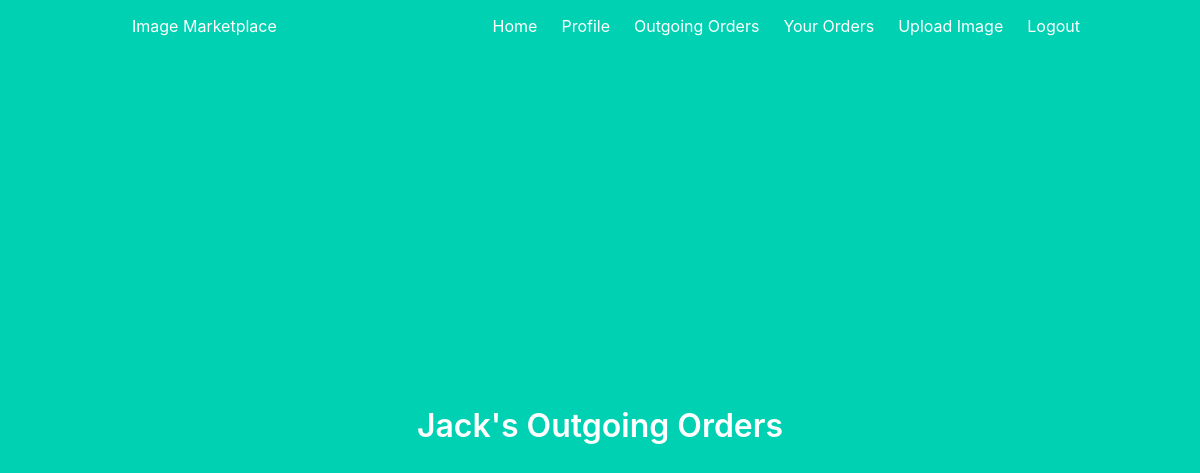
Page /outgoing (signed in) on the earlier database version.
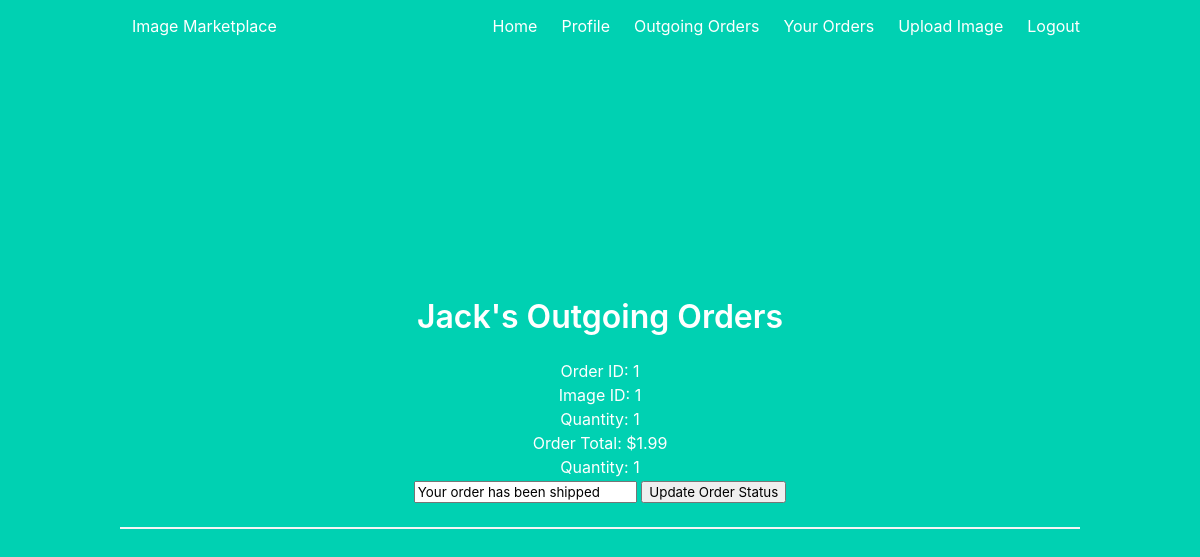
Same page on the later database version.
### models.py (models this page shows)
class Orders(db.Model):
    __tablename__ = "orders"
    orderId = db.Column(db.Integer, primary_key=True)  # primary keys are required by SQLAlchemy
    orderDate = db.Column(db.Date, default=datetime.datetime.now)
    status = db.Column(db.String(100))
    price = db.Column(db.Integer)
    quantity = db.Column(db.Integer)
    imageId = db.Column(db.Integer, ForeignKey('images.imageId'))
    buyerId = db.Column(db.Integer, ForeignKey('user.id'))
    sellerId = db.Column(db.Integer, ForeignKey('user.id'))
    buyer = relationship("User", foreign_keys=[buyerId])
    seller = relationship("User", foreign_keys=[sellerId])

### main.py (the view)
@main.route('/outgoing')
@login_required
def outgoing():
    outgoing_orders = db.session.query(Orders).filter_by(sellerId=current_user.id)
    return render_template('outgoing.html', name=current_user.name, posts=outgoing_orders)

### __init__.py (called while the page is built)
def create_app():
    app = Flask(__name__)
    app.config['SECRET_KEY'] = 'asdfgafdgafh'
    app.config['SQLALCHEMY_DATABASE_URI'] = 'sqlite:///db.sqlite'
    db.init_app(app)
    login_manager = LoginManager()
    login_manager.login_view = 'auth.login'
    login_manager.init_app(app)
    from .models import User
    @login_manager.user_loader
    def load_user(user_id):
        return User.query.get(int(user_id))
    from .auth import auth as auth_blueprint
    app.register_blueprint(auth_blueprint)
    from .main import main as main_blueprint
    app.register_blueprint(main_blueprint)
    return app

### templates/outgoing.html
{% extends "base.html" %}
{% block content %}
<h1 class="title">
  {{ name }}'s Outgoing Orders
</h1>
{% for post in posts %}
            <div>
                <p>Order ID: {{ post['orderId'] }}</p>
                <a href="{{ url_for('main.post', image_id=post.imageId) }}">Image ID: {{ post.imageId }} </a>
                <p>Quantity: {{ post['quantity'] }}</p>
                <p>Order Total: ${{ post['price'] }}</p>
                <p>Quantity: {{ post['quantity'] }}</p>
                <div>
                    <form method="post" action="{{ url_for('main.update_status', order_id=post.orderId) }}">
                        <input type="text" name="status" value="{{ post.status }}">
                        <button type="submit" class="btn btn-primary">Update Order Status</button>
                    </form>
                </div>
            </div>
        <hr>
    {% endfor %}
{% endblock %}

Differences in the rows shown:
added Orders: orderId "1", imageId "1", quantity "1", price "1.99", status "Your order has been shipped"
